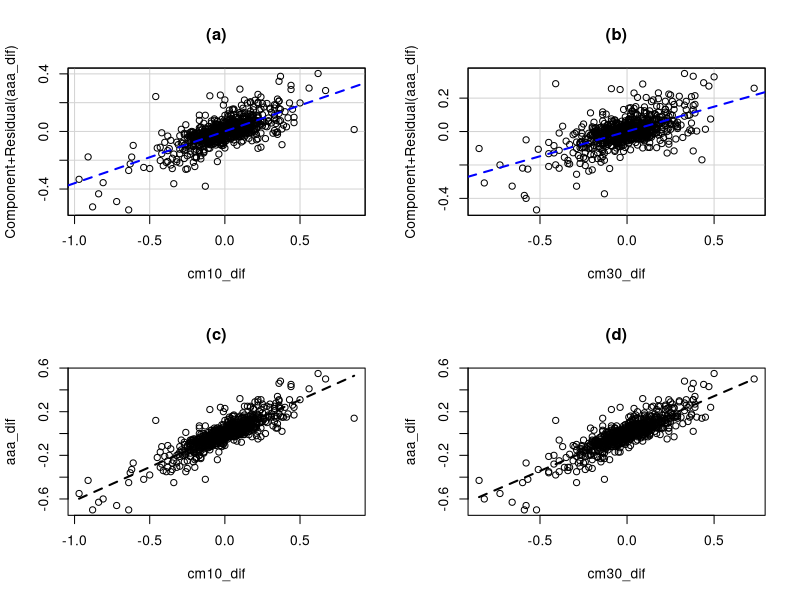

Reproduce this figure in R.
#  Example 12.10 and Figure 12.7

dat = read.table(file="2_WeekInt.txt",header=T)
if(!require(car)){
  install.packages("car")
  library("car") 
}

attach(dat)
cm10_dif = diff( cm10 )
aaa_dif = diff( aaa )
cm30_dif = diff( cm30 )
ff_dif = diff( ff )
fit1 = lm(aaa_dif ~ cm10_dif)
fit2 = lm(aaa_dif ~ cm10_dif+cm30_dif)
fit3 = lm(aaa_dif ~ cm10_dif+cm30_dif+ff_dif)
fit4 = lm(aaa_dif ~ cm30_dif)

postscript("weekint_partialresidual.ps",width=6,height=5)  #  Figure 12.7

par(mfrow=c(2,2))
crPlot(fit2,var="cm10_dif",main="(a)",smooth=F,lty=1,lwd=2,col="black")
crPlot(fit2,var="cm30_dif",main="(b)",smooth=F,lty=1,lwd=2,col="black")
plot(cm10_dif,aaa_dif,main="(c)")
regLine(fit1,col="black",lwd=2,lty="dashed")
plot(cm30_dif,aaa_dif,main="(d)")
regLine(fit4,col="black",lwd=2,lty="dashed")
graphics.off()